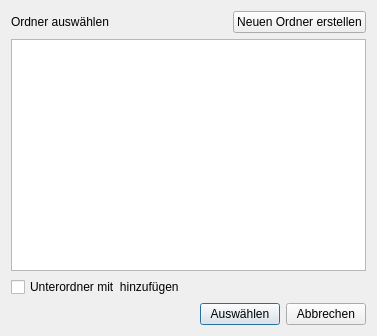
<?xml version="1.0" encoding="UTF-8"?>
<ui version="4.0">
 <class>HPSDirDialog</class>
 <widget class="QWidget" name="HPSDirDialog">
  <property name="geometry">
   <rect>
    <x>0</x>
    <y>0</y>
    <width>377</width>
    <height>336</height>
   </rect>
  </property>
  <property name="windowTitle">
   <string>Form</string>
  </property>
  <layout class="QHBoxLayout" name="horizontalLayout_3">
   <item>
    <layout class="QVBoxLayout" name="verticalLayout">
     <item>
      <layout class="QHBoxLayout" name="horizontalLayout_2">
       <item>
        <widget class="QLabel" name="mLabel">
         <property name="text">
          <string>Ordner auswählen</string>
         </property>
        </widget>
       </item>
       <item>
        <spacer name="horizontalSpacer_2">
         <property name="orientation">
          <enum>Qt::Horizontal</enum>
         </property>
         <property name="sizeHint" stdset="0">
          <size>
           <width>40</width>
           <height>20</height>
          </size>
         </property>
        </spacer>
       </item>
       <item>
        <widget class="QPushButton" name="mNewFolderButton">
         <property name="text">
          <string>Neuen Ordner erstellen</string>
         </property>
        </widget>
       </item>
      </layout>
     </item>
     <item>
      <widget class="QTreeView" name="mTreeView"/>
     </item>
     <item>
      <widget class="QCheckBox" name="mCheckBox">
       <property name="mouseTracking">
        <bool>true</bool>
       </property>
       <property name="text">
        <string>Unterordner mit  hinzufügen</string>
       </property>
      </widget>
     </item>
     <item>
      <layout class="QHBoxLayout" name="horizontalLayout">
       <item>
        <spacer name="horizontalSpacer">
         <property name="orientation">
          <enum>Qt::Horizontal</enum>
         </property>
         <property name="sizeHint" stdset="0">
          <size>
           <width>40</width>
           <height>20</height>
          </size>
         </property>
        </spacer>
       </item>
       <item>
        <widget class="QPushButton" name="mAuswahlButton">
         <property name="text">
          <string>Auswählen</string>
         </property>
         <property name="default">
          <bool>true</bool>
         </property>
        </widget>
       </item>
       <item>
        <widget class="QPushButton" name="mCancelButton">
         <property name="text">
          <string>Abbrechen</string>
         </property>
        </widget>
       </item>
      </layout>
     </item>
    </layout>
   </item>
  </layout>
 </widget>
 <resources/>
 <connections>
  <connection>
   <sender>mCancelButton</sender>
   <signal>clicked()</signal>
   <receiver>HPSDirDialog</receiver>
   <slot>abbrechen()</slot>
   <hints>
    <hint type="sourcelabel">
     <x>351</x>
     <y>277</y>
    </hint>
    <hint type="destinationlabel">
     <x>199</x>
     <y>149</y>
    </hint>
   </hints>
  </connection>
  <connection>
   <sender>mAuswahlButton</sender>
   <signal>clicked()</signal>
   <receiver>HPSDirDialog</receiver>
   <slot>auswahl()</slot>
   <hints>
    <hint type="sourcelabel">
     <x>270</x>
     <y>277</y>
    </hint>
    <hint type="destinationlabel">
     <x>199</x>
     <y>149</y>
    </hint>
   </hints>
  </connection>
 </connections>
 <slots>
  <slot>abbrechen()</slot>
  <slot>auswahl()</slot>
 </slots>
</ui>
